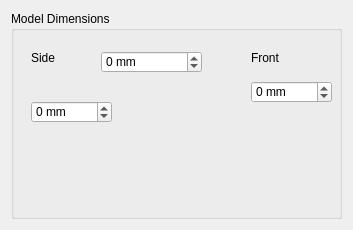
         <widget class="QWidget" name="tab_6">
          <attribute name="title">
           <string>Cap</string>
          </attribute>
          <layout class="QVBoxLayout" name="verticalLayout_14">
           <item>
            <widget class="QGroupBox" name="groupBox_9">
             <property name="minimumSize">
              <size>
               <width>331</width>
               <height>208</height>
              </size>
             </property>
             <property name="title">
              <string>Model Dimensions</string>
             </property>
             <widget class="QLabel" name="label_46">
              <property name="geometry">
               <rect>
                <x>100</x>
                <y>60</y>
                <width>111</width>
                <height>81</height>
               </rect>
              </property>
              <property name="text">
               <string/>
              </property>
              <property name="pixmap">
               <pixmap resource="ftnoir_tracker_pt.qrc">:/Resources/cap_side.png</pixmap>
              </property>
             </widget>
             <widget class="QLabel" name="label_48">
              <property name="geometry">
               <rect>
                <x>20</x>
                <y>40</y>
                <width>46</width>
                <height>13</height>
               </rect>
              </property>
              <property name="text">
               <string>Side</string>
              </property>
             </widget>
             <widget class="QSpinBox" name="cap_length_spin">
              <property name="geometry">
               <rect>
                <x>90</x>
                <y>40</y>
                <width>101</width>
                <height>22</height>
               </rect>
              </property>
              <property name="suffix">
               <string> mm</string>
              </property>
              <property name="minimum">
               <number>-65535</number>
              </property>
              <property name="maximum">
               <number>65535</number>
              </property>
             </widget>
             <widget class="QLabel" name="label_47">
              <property name="geometry">
               <rect>
                <x>220</x>
                <y>100</y>
                <width>81</width>
                <height>81</height>
               </rect>
              </property>
              <property name="text">
               <string/>
              </property>
              <property name="pixmap">
               <pixmap resource="ftnoir_tracker_pt.qrc">:/Resources/cap_front.png</pixmap>
              </property>
             </widget>
             <widget class="QSpinBox" name="cap_width_spin">
              <property name="geometry">
               <rect>
                <x>240</x>
                <y>70</y>
                <width>81</width>
                <height>22</height>
               </rect>
              </property>
              <property name="suffix">
               <string> mm</string>
              </property>
              <property name="minimum">
               <number>-65535</number>
              </property>
              <property name="maximum">
               <number>65535</number>
              </property>
             </widget>
             <widget class="QLabel" name="label_49">
              <property name="geometry">
               <rect>
                <x>240</x>
                <y>40</y>
                <width>46</width>
                <height>13</height>
               </rect>
              </property>
              <property name="text">
               <string>Front</string>
              </property>
             </widget>
             <widget class="QSpinBox" name="cap_height_spin">
              <property name="geometry">
               <rect>
                <x>20</x>
                <y>90</y>
                <width>81</width>
                <height>22</height>
               </rect>
              </property>
              <property name="suffix">
               <string> mm</string>
              </property>
              <property name="minimum">
               <number>-65535</number>
              </property>
              <property name="maximum">
               <number>65535</number>
              </property>
             </widget>
            </widget>
           </item>
          </layout>
         </widget>
